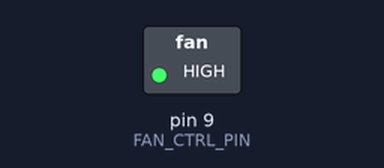
Bench run of a sketch on a simulated Arduino Uno, built with avr-gcc and run on an emulated ATmega328P. On the bench: switched loads named in the sketch (green lamp = pin HIGH).

Above: at 1.5 s.
At 8.0 s:
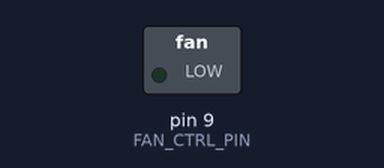
Timing chart, 0 to 16.9 s (numbered marks = the images above):
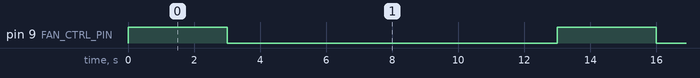

The sketch:

Les4Opdr4.ino
```cpp
#include <avr/io.h>
#include <util/delay.h>

#define FAN_CTRL_PIN PB1  // Arduino pin connected to optocoupler LED

int main(void) {
    // Set pin as output
    DDRB |= (1 << FAN_CTRL_PIN);

    while(1) {
        // FAN ON for 3 seconds
        PORTB |= (1 << FAN_CTRL_PIN);
        for(uint8_t t = 0; t < 3; t++) _delay_ms(1000);

        // FAN OFF for 10 seconds
        PORTB &= ~(1 << FAN_CTRL_PIN);
        for(uint8_t t = 0; t < 10; t++) _delay_ms(1000);
    }
}
```

Measured:
- by itself, pin 9 (FAN_CTRL_PIN): alternates HIGH for 3.0 s and LOW for 10.0 s
